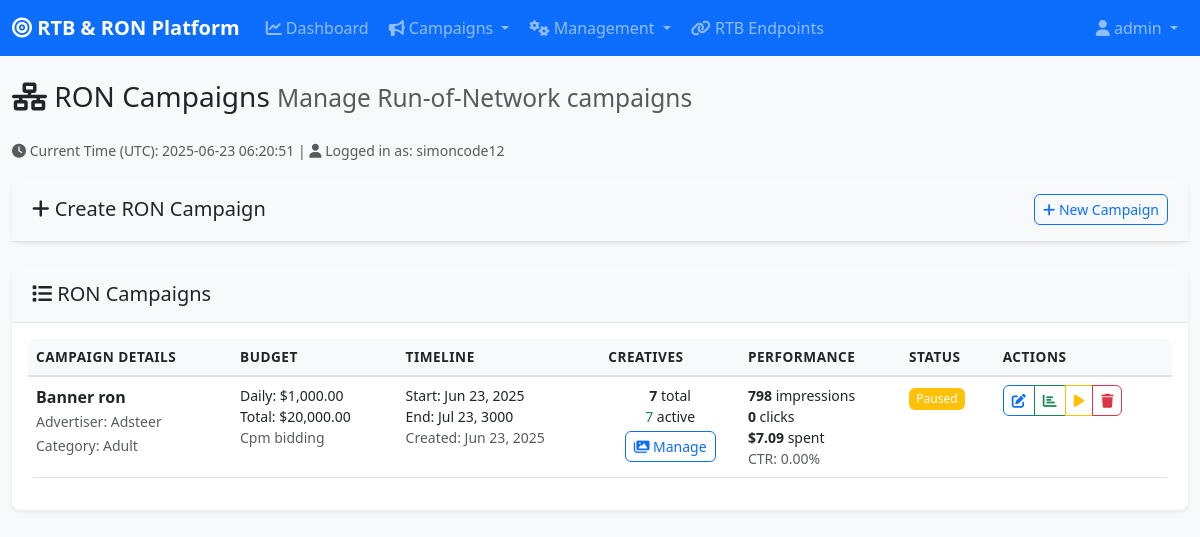
Screenshot of /admin/ron-campaign.php (signed in) with the database file from the repository.
### tables this page shows
CREATE TABLE `campaigns` (
  `id` int(11) NOT NULL,
  `advertiser_id` int(11) DEFAULT NULL,
  `name` varchar(255) NOT NULL,
  `type` enum('rtb','ron') NOT NULL,
  `category_id` int(11) DEFAULT NULL,
  `bid_type` enum('cpm','cpc') DEFAULT 'cpm',
  `daily_budget` decimal(10,2) DEFAULT NULL,
  `total_budget` decimal(10,2) DEFAULT NULL,
  `daily_spent` decimal(10,2) DEFAULT 0.00,
  `total_spent` decimal(10,2) DEFAULT 0.00,
  `start_date` date DEFAULT NULL,
  `end_date` date DEFAULT NULL,
  `status` enum('active','paused','completed','pending') DEFAULT 'active',
  `endpoint_url` varchar(500) DEFAULT NULL,
  `target_countries` longtext DEFAULT NULL CHECK (json_valid(`target_countries`)),
  `target_browsers` longtext DEFAULT NULL CHECK (json_valid(`target_browsers`)),
  `target_devices` longtext DEFAULT NULL CHECK (json_valid(`target_devices`)),
  `target_os` longtext DEFAULT NULL CHECK (json_valid(`target_os`)),
  `banner_sizes` longtext DEFAULT NULL CHECK (json_valid(`banner_sizes`)),
  `created_at` timestamp NULL DEFAULT current_timestamp(),
  `updated_at` timestamp NULL DEFAULT current_timestamp() ON UPDATE current_timestamp()
);

CREATE TABLE `advertisers` (
  `id` int(11) NOT NULL,
  `name` varchar(255) NOT NULL,
  `email` varchar(100) DEFAULT NULL,
  `website` varchar(255) DEFAULT NULL,
  `contact_person` varchar(100) DEFAULT NULL,
  `phone` varchar(20) DEFAULT NULL,
  `balance` decimal(10,2) DEFAULT 0.00,
  `status` enum('active','inactive','pending') DEFAULT 'active',
  `created_at` timestamp NULL DEFAULT current_timestamp(),
  `updated_at` timestamp NULL DEFAULT current_timestamp() ON UPDATE current_timestamp(),
  `notes` text DEFAULT NULL
);

CREATE TABLE `categories` (
  `id` int(11) NOT NULL,
  `name` varchar(100) NOT NULL,
  `description` text DEFAULT NULL,
  `type` enum('adult','mainstream') DEFAULT 'mainstream',
  `status` enum('active','inactive') DEFAULT 'active',
  `created_at` timestamp NULL DEFAULT current_timestamp(),
  `updated_at` timestamp NULL DEFAULT current_timestamp() ON UPDATE current_timestamp()
);

### config/database.php (called while the page is built, shortened)
<?php
function formatCurrency($amount) {
    return '$' . number_format($amount, 2);
}
function formatNumber($number) {
    return number_format($number);
}
?>

### admin/ron-campaign.php (the view, shortened to what this page needs)
<?php
include 'includes/header.php';
$current_timestamp = '2025-06-23 06:20:51';
$current_user = 'simoncode12';
$campaigns = $pdo->query("
    SELECT c.*, a.name as advertiser_name, cat.name as category_name,
           COUNT(cr.id) as creative_count,
           SUM(CASE WHEN cr.status = 'active' THEN 1 ELSE 0 END) as active_creatives,
           SUM(rt.impressions) as impressions,
           SUM(rt.clicks) as clicks,
           SUM(rt.revenue) as revenue
    FROM campaigns c
    LEFT JOIN advertisers a ON c.advertiser_id = a.id
    LEFT JOIN categories cat ON c.category_id = cat.id
    LEFT JOIN creatives cr ON c.id = cr.campaign_id
    LEFT JOIN (
        SELECT
            campaign_id,
            SUM(impressions) as impressions,
            SUM(clicks) as clicks,
            SUM(revenue) as revenue
        FROM revenue_tracking
        GROUP BY campaign_id
    ) rt ON c.id = rt.campaign_id
    WHERE c.type = 'ron'
    GROUP BY c.id
    ORDER BY c.created_at DESC
")->fetchAll();
?>
<div class="row">
    <div class="col-12">
        <h1 class="h3 mb-4">
            <i class="fas fa-network-wired"></i> RON Campaigns
            <small class="text-muted">Manage Run-of-Network campaigns</small>
        </h1>
        <div class="text-muted mb-3">
            <small>
                <i class="fas fa-clock"></i> Current Time (UTC): <?php echo $current_timestamp; ?> |
                <i class="fas fa-user"></i> Logged in as: <?php echo htmlspecialchars($current_user); ?>
            </small>
        </div>
    </div>
</div>
<div class="card mb-4">
    <div class="card-header d-flex justify-content-between align-items-center">
        <h5 class="mb-0"><i class="fas fa-plus"></i> Create RON Campaign</h5>
        <button class="btn btn-sm btn-outline-primary" type="button" data-bs-toggle="collapse" data-bs-target="#createCampaignForm">
            <i class="fas fa-plus"></i> New Campaign
        </button>
    </div>
</div>
<div class="card">
    <div class="card-header">
        <h5 class="mb-0"><i class="fas fa-list"></i> RON Campaigns</h5>
    </div>
    <div class="card-body">
        <?php if (empty($campaigns)): ?>
            <div class="text-center py-4">
                <i class="fas fa-network-wired fa-3x text-muted mb-3"></i>
                <p class="text-muted">No RON campaigns created yet.</p>
                <button class="btn btn-primary" type="button" data-bs-toggle="collapse" data-bs-target="#createCampaignForm">
                    <i class="fas fa-plus"></i> Create Your First Campaign
                </button>
            </div>
        <?php else: ?>
            <div class="table-responsive">
                <table class="table table-hover">
                    <thead>
                        <tr>
                            <th>Campaign Details</th>
                            <th>Budget</th>
                            <th>Timeline</th>
                            <th>Creatives</th>
                            <th>Performance</th>
                            <th>Status</th>
                            <th>Actions</th>
                        </tr>
                    </thead>
                    <tbody>
                        <?php foreach ($campaigns as $campaign): ?>
                        <tr>
                            <td>
                                <div>
                                    <strong><?php echo htmlspecialchars($campaign['name']); ?></strong>
                                    <br>
                                    <small class="text-muted">
                                        Advertiser: <?php echo htmlspecialchars($campaign['advertiser_name']); ?>
                                    </small>
                                    <?php if ($campaign['category_name']): ?>
                                        <br>
                                        <small class="text-muted">
                                            Category: <?php echo htmlspecialchars($campaign['category_name']); ?>
                                        </small>
                                    <?php endif; ?>
                                </div>
                            </td>
                            <td>
                                <div class="small">
                                    <?php if ($campaign['daily_budget']): ?>
                                        <div>Daily: <?php echo formatCurrency($campaign['daily_budget']); ?></div>
                                    <?php endif; ?>
                                    <?php if ($campaign['total_budget']): ?>
                                        <div>Total: <?php echo formatCurrency($campaign['total_budget']); ?></div>
                                    <?php endif; ?>
                                    <div class="text-muted"><?php echo ucfirst($campaign['bid_type']); ?> bidding</div>
                                </div>
                            </td>
                            <td>
                                <div class="small">
                                    <?php if ($campaign['start_date']): ?>
                                        <div>Start: <?php echo date('M j, Y', strtotime($campaign['start_date'])); ?></div>
                                    <?php endif; ?>
                                    <?php if ($campaign['end_date']): ?>
                                        <div>End: <?php echo date('M j, Y', strtotime($campaign['end_date'])); ?></div>
                                    <?php endif; ?>
                                    <div class="text-muted">Created: <?php echo date('M j, Y', strtotime($campaign['created_at'])); ?></div>
                                </div>
                            </td>
                            <td>
                                <div class="small text-center">
                                    <strong><?php echo $campaign['creative_count']; ?></strong> total
                                    <br>
                                    <span class="text-success"><?php echo $campaign['active_creatives']; ?></span> active
                                    <br>
                                    <a href="creative.php?campaign_id=<?php echo $campaign['id']; ?>&type=ron" class="btn btn-sm btn-outline-primary mt-1">
                                        <i class="fas fa-images"></i> Manage
                                    </a>
                                </div>
                            </td>
                            <td>
                                <div class="small">
                                    <div><strong><?php echo formatNumber($campaign['impressions'] ?? 0); ?></strong> impressions</div>
                                    <div><strong><?php echo formatNumber($campaign['clicks'] ?? 0); ?></strong> clicks</div>
                                    <div><strong><?php echo formatCurrency($campaign['revenue'] ?? 0); ?></strong> spent</div>
                                    <?php if ($campaign['impressions'] > 0): ?>
                                        <div class="text-muted">
                                            CTR: <?php echo number_format(($campaign['clicks'] / $campaign['impressions']) * 100, 2); ?>%
                                        </div>
                                    <?php endif; ?>
                                </div>
                            </td>
                            <td>
                                <span class="badge bg-<?php
                                    echo $campaign['status'] == 'active' ? 'success' :
                                        ($campaign['status'] == 'paused' ? 'warning' :
                                        ($campaign['status'] == 'completed' ? 'secondary' : 'info'));
                                ?>">
                                    <?php echo ucfirst($campaign['status']); ?>
                                </span>
                            </td>
                            <td>
                                <div class="btn-group btn-group-sm">
                                    <button class="btn btn-outline-primary" data-bs-toggle="tooltip" title="Edit">
                                        <i class="fas fa-edit"></i>
                                    </button>
                                    <button class="btn btn-outline-success" data-bs-toggle="tooltip" title="Stats">
                                        <i class="fas fa-chart-bar"></i>
                                    </button>
                                    <button class="btn btn-outline-warning" data-bs-toggle="tooltip" title="Pause/Resume">
                                        <i class="fas fa-<?php echo $campaign['status'] == 'active' ? 'pause' : 'play'; ?>"></i>
                                    </button>
                                    <button class="btn btn-outline-danger btn-delete" data-bs-toggle="tooltip" title="Delete">
                                        <i class="fas fa-trash"></i>
                                    </button>
                                </div>
                            </td>
                        </tr>
                        <?php endforeach; ?>
                    </tbody>
                </table>
            </div>
        <?php endif; ?>
    </div>
</div>
<?php
include 'includes/footer.php';
?>

### asset/css/style.css (style rules this page uses)
:root { --primary-color: #0d6efd; --secondary-color: #6c757d; --success-color: #198754; --warning-color: #ffc107; --danger-color: #dc3545; --info-color: #0dcaf0; --light-color: #f8f9fa; --dark-color: #212529; --sidebar-width: 280px; }
body { font-family: 'Segoe UI', Tahoma, Geneva, Verdana, sans-serif; background-color: #f8f9fa; transition: all 0.3s ease; }
.card { border: none; box-shadow: 0 0.125rem 0.25rem rgba(0, 0, 0, 0.075); border-radius: 0.5rem; transition: transform 0.2s ease, box-shadow 0.2s ease; }
.card-header { background-color: #f8f9fa; border-bottom: 1px solid #dee2e6; font-weight: 600; padding: 1rem 1.25rem; }
.btn { border-radius: 0.375rem; font-weight: 500; transition: all 0.2s ease; }
.badge { font-weight: 500; font-size: 0.75em; padding: 0.4em 0.6em; border-radius: 0.375rem; }
.table { border-radius: 0.5rem; overflow: hidden; }
.table thead th { background-color: #f8f9fa; border-bottom: 2px solid #dee2e6; font-weight: 600; text-transform: uppercase; font-size: 0.85rem; letter-spacing: 0.5px; }
.table tbody tr { transition: background-color 0.2s ease; }

### rows the page displays
campaigns: name "Banner ron", advertiser.name "Adsteer", category.name "Adult", daily_budget "$1,000.00", total_budget "$20,000.00", bid_type "Cpm", start_date "Jun 23, 2025", end_date "Jul 23, 3000", created_at "Jun 23, 2025", creative_count "7", active_creatives "7", impressions "798", clicks "0", revenue "$7.09", impressions "0.00", status "Paused"

### other values shown
$_SESSION['username'] "admin"
$current_timestamp "2025-06-23 06:20:51"
$current_user "simoncode12"
